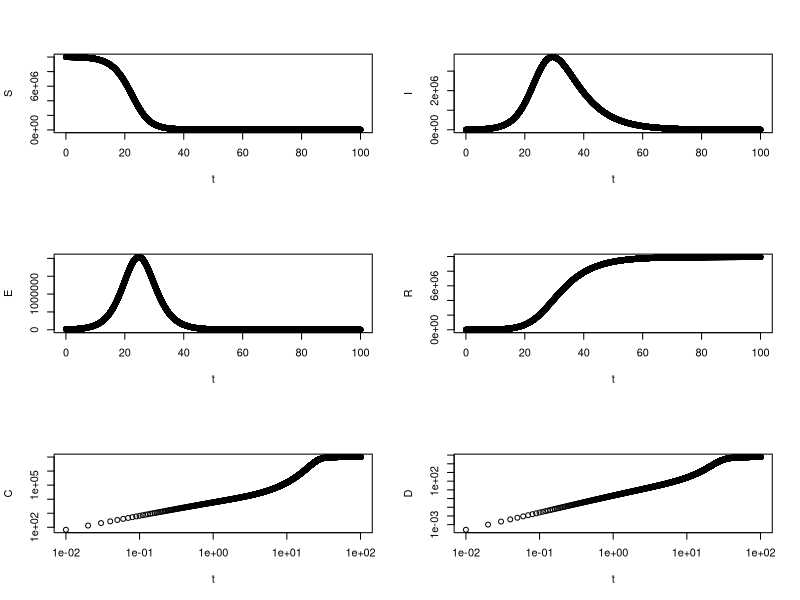

Source code (R): (Note: this script raises an error after producing the figure.)
# Import correct library.
library("deSolve")

# Problem details (taken roughly from first example in Carcione et. al).
parameters <- c(sigma=1/3, beta=0.75, p=0.006, gamma=1/8)
initial    <- c(S=10000000, E=20000, I=1, R=0, C=0, D=0)

# Differential equation system for SEIR+CD.
SEIR <- function(t, initial, parameters)
{
  with(as.list(c(initial, parameters)),
  {
    N  <- S+E+I+R
   
    dS <- -beta*S*I/N
    dE <- beta*S*I/N - sigma*E
    dI <- sigma*E - gamma*I
    dR <- (1-p)*gamma*I
    dC <- sigma*E
    dD <- p*gamma*I
    
    list(c(dS, dE, dI, dR, dC, dD))
  })
}

# Time range for solving.
t <- seq(0, 100, by=0.01)

# Solve the ODEs.
SIER_solution <- rk4(y=initial, times=t, func=SEIR, parms=parameters)
S = SIER_solution[, "S"]
I = SIER_solution[, "I"]
E = SIER_solution[, "E"]
R = SIER_solution[, "R"]
C = SIER_solution[, "C"]
D = SIER_solution[, "D"]

# Gives layout for plotting.
par(mfrow = c(3, 2))

print(SIER_solution[,"S"])

# Plots.
plot(t, S, xlab="t")
plot(t, I, xlab="t")
plot(t, E, xlab="t")
plot(t, R, xlab="t")
plot(t, C, xlab="t", log="xy")
plot(t, D, xlab="t", log="xy")
mtext(outer=TRUE, side=3, paste("SIER Model after", tail(t_range, n=1), "days"), cex=1.5)

# Nonlinear regression.
